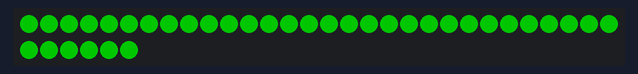
Bench run of a sketch on a simulated Arduino Uno, built with avr-gcc and run on an emulated ATmega328P. On the bench: 36 RGB LEDs in strip order, left to right, continuing on the next row. Dim RGB values are drawn brighter than linear; what the sketch prints to the serial monitor is not drawn.

Above: at 0.45 s.
At 21.43 s:
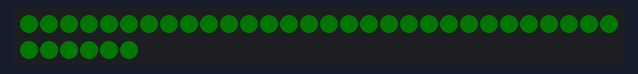

The sketch:

sketch_jan03a.ino
```cpp
#include <Adafruit_NeoPixel.h>

#define LED_PIN 6
#define LED_COUNT 36   //how many pixel on the strip.

Adafruit_NeoPixel strip(LED_COUNT, LED_PIN, NEO_GRB + NEO_KHZ800);

int SystemMinBrightness = 0;       //value 0-255
int UserMaxBrightness = 255;      //value 0-255--equation (maxBrightness*maxBrightness/255) hence maxBrightness^2/255 hence the value 170 actually equal to 113.33333 .
int SystemMaxBrightness = 255;
int currentBrightness = 127.5;

int fadeInWait = 5;          //lighting up speed, steps.
int fadeOutWait = 10;         //dimming speed, steps.
bool fadingIn = true;
bool updateLEDs = false;

# define M_PI           3.14159265358979323846  /* pi ripped from math.h module */

// code from xl97 on https://forums.adafruit.com/viewtopic.php?f=47&t=41143&start=90
uint32_t red = strip.Color(currentBrightness, 0, 0);
uint32_t green = strip.Color(0, currentBrightness, 0);

uint32_t Color1; // What colors are in use
uint32_t Color2; // What colors are in use

unsigned long ledStartTime = 0;
unsigned long ledCurrentTime = 0;

//---------------------------------------------------------------------------------------------------//

void setup() {
  Serial.begin(9600);
  strip.begin();
  strip.show();
}

void loop() {

//  strip.fill(strip.Color(255,0,0)); // green?!
//  strip.fill(strip.Color(0,255,0)); // red?!
//  strip.fill(strip.Color(0,0,255)); // blue?!
//strip.fill(strip.Color(floor(currentBrightness*(UserMaxBrightness/255)),0,0)); // should be red
//  delay(5);
//  strip.show();

  // if wearing
  fadeInOrOut();

  //---strip will stay lit for some time before dimming again.----
//  rgbFadeIn_Hold_Out(strip.Color(255,0,0),numLoops1);  //red.
//  rainbowFadeIn_Hold_Out(numLoops2);
//
//  //---normal breathing.----
//  rgbFadeInOut(strip.Color(60,255,0),numLoops3);      //green.
//  rainbowFadeInOut(numLoops4);
}

void fadeInOrOut(){
  updateLEDs = false;

  if(UserMaxBrightness>SystemMaxBrightness){
    UserMaxBrightness = SystemMaxBrightness; // Just in case somehow the potentiometer controlling brightness gets readings higher than the LEDs can go
  }

  if (UserMaxBrightness>0){
    ledCurrentTime = millis();
    // Fading in is faster than fading out
    if(fadingIn){
      // has enough time elapsed to do it?
      if (ledCurrentTime - ledStartTime > fadeInWait){
        updateLEDs = true;
//        currentBrightness = currentBrightness + sin((currentBrightness/MaxBrightness)*M_PI);  // 0-1 PI will be values between 0 and +1.
        currentBrightness = currentBrightness + 1;
        ledStartTime = millis();  // update last time LEDs changed
      }
    }
    // fading out
    if(!fadingIn){
      if (ledCurrentTime - ledStartTime > fadeOutWait){
        updateLEDs = true;
//        currentBrightness = currentBrightness - sin((currentBrightness/MaxBrightness)*M_PI);
        currentBrightness = currentBrightness - 1;
        ledStartTime = millis();
      }
    }

//    strip.setBrightness(currentBrightness*(MaxBrightness/255));  // normalized for maxbrightness
//    strip.fill(red, 0, LED_COUNT);
//    for (int i=0;i<strip.numPixels();i++){
//          strip.setPixelColor(i,red);
//        }

    // it's maximally bright, time to fade out
    if(currentBrightness >= SystemMaxBrightness){
      fadingIn = false;
      currentBrightness = SystemMaxBrightness;
    }
    // it's minimally dim, time to fade in.
    if (currentBrightness <= SystemMinBrightness){
      fadingIn = true;
      currentBrightness = SystemMinBrightness;
    }
  }else{
    currentBrightness = 0;
  }

  if(updateLEDs){
//    strip.fill(strip.Color(strip.gamma8(floor(currentBrightness*(UserMaxBrightness/255))),0,0));  // red
    strip.fill(strip.Color(0, strip.gamma8(floor(currentBrightness*(UserMaxBrightness/255))),0));
    strip.show();
    Serial.println(currentBrightness*(UserMaxBrightness/255));
    updateLEDs = false;
  }
}
//
//void rgbFadeIn_Hold_Out(uint32_t c, uint8_t x) {
//  for (int j=0;j<x;j++){
//    for(uint8_t b=MinBrightness;b<MaxBrightness;b++){
//      strip.setBrightness(b*MaxBrightness/255);
//      for (uint16_t i=0;i<strip.numPixels();i++){
//        strip.setPixelColor(i,c);
//      }
//      strip.show();
//      delay(fadeInWait);
//    }
//    strip.setBrightness(MaxBrightness*MaxBrightness/255);
//    for (uint16_t i=0;i<strip.numPixels();i++){
//      strip.setPixelColor(i,c);
//      strip.show();
//      delay(fadeHoldWait);
//    }
//    for(uint8_t b=MaxBrightness;b>MinBrightness;b--){
//      strip.setBrightness(b*MaxBrightness/255);
//      for (uint16_t i=0;i<strip.numPixels();i++){
//        strip.setPixelColor(i,c);
//      }
//      strip.show();
//      delay(fadeOutWait);
//    }
//  }
//}
//
//void rainbowFadeIn_Hold_Out(uint8_t x) {
//  for (int j=0;j<x;j++){
//    for(uint8_t b=MinBrightness;b<MaxBrightness;b++){
//      strip.setBrightness(b*MaxBrightness/255);
//      for (uint8_t i=0;i<strip.numPixels();i++){
//        strip.setPixelColor(i,Wheel(i*256/strip.numPixels()));
//      }
//      strip.show();
//      delay(fadeInWait);
//    }
//    strip.setBrightness(MaxBrightness*MaxBrightness/255);
//    for(uint8_t i=0;i<strip.numPixels();i++){
//      strip.setPixelColor(i,Wheel(i*256/strip.numPixels()));
//      strip.show();
//      delay(fadeHoldWait);
//    }
//    for (uint8_t b=MaxBrightness;b>MinBrightness;b--){
//      strip.setBrightness(b*MaxBrightness/255);
//      for(uint8_t i=0;i<strip.numPixels();i++) {
//        strip.setPixelColor(i,Wheel(i*256/strip.numPixels()));
//      }
//      strip.show();
//      delay(fadeOutWait);
//    }
//  }
//}
//
//void rgbFadeInOut(uint32_t c, uint8_t x){
//  for(int j=0;j<x;j++){
//    for(uint8_t b=MinBrightness;b<MaxBrightness;b++){
//      strip.setBrightness(b*MaxBrightness/255);
//      for(uint16_t i=0;i<strip.numPixels();i++){
//        strip.setPixelColor(i,c);
//      }
//      strip.show();
//      delay(fadeInWait);
//    }
//    for(uint8_t b=MaxBrightness;b>MinBrightness;b--) {
//      strip.setBrightness(b*MaxBrightness/255);
//      for (uint16_t i=0;i<strip.numPixels();i++) {
//        strip.setPixelColor(i,c);
//      }
//      strip.show();
//      delay(fadeOutWait);
//    }
//  }
//}
//
//void rainbowFadeInOut(uint8_t x){
//  for(int j=0;j<x;j++){
//    for(uint8_t b=MinBrightness;b<MaxBrightness;b++){
//      strip.setBrightness(b*MaxBrightness/255);
//      for(uint8_t i=0;i<strip.numPixels();i++){
//        strip.setPixelColor(i,Wheel(i*256/strip.numPixels()));
//      }
//      strip.show();
//      delay(fadeInWait);
//    }
//    for(uint8_t b=MaxBrightness;b>MinBrightness;b--) {
//      strip.setBrightness(b*MaxBrightness/255);
//      for (uint8_t i=0;i<strip.numPixels();i++) {
//        strip.setPixelColor(i,Wheel(i*256/strip.numPixels()));
//      }
//      strip.show();
//      delay(fadeOutWait);
//    }
//  }
//}
//
//
////NeoPixel Wheel for Rainbow-----------------
//
//uint32_t Wheel(byte WheelPos) {
//  WheelPos = 127 - WheelPos;       //the value here means - for 255 the strip will starts with red, 127-red will be in the middle, 0 - strip ends with red.
//  if(WheelPos < 85) {
//    return strip.Color(255 - WheelPos * 3, 0, WheelPos * 3);
//  }
//  if(WheelPos < 170) {
//    WheelPos -= 85;
//    return strip.Color(0, WheelPos * 3, 255 - WheelPos * 3);
//  }
//  WheelPos -= 170;
//  return strip.Color(WheelPos * 3, 255 - WheelPos * 3, 0);
//}
```
